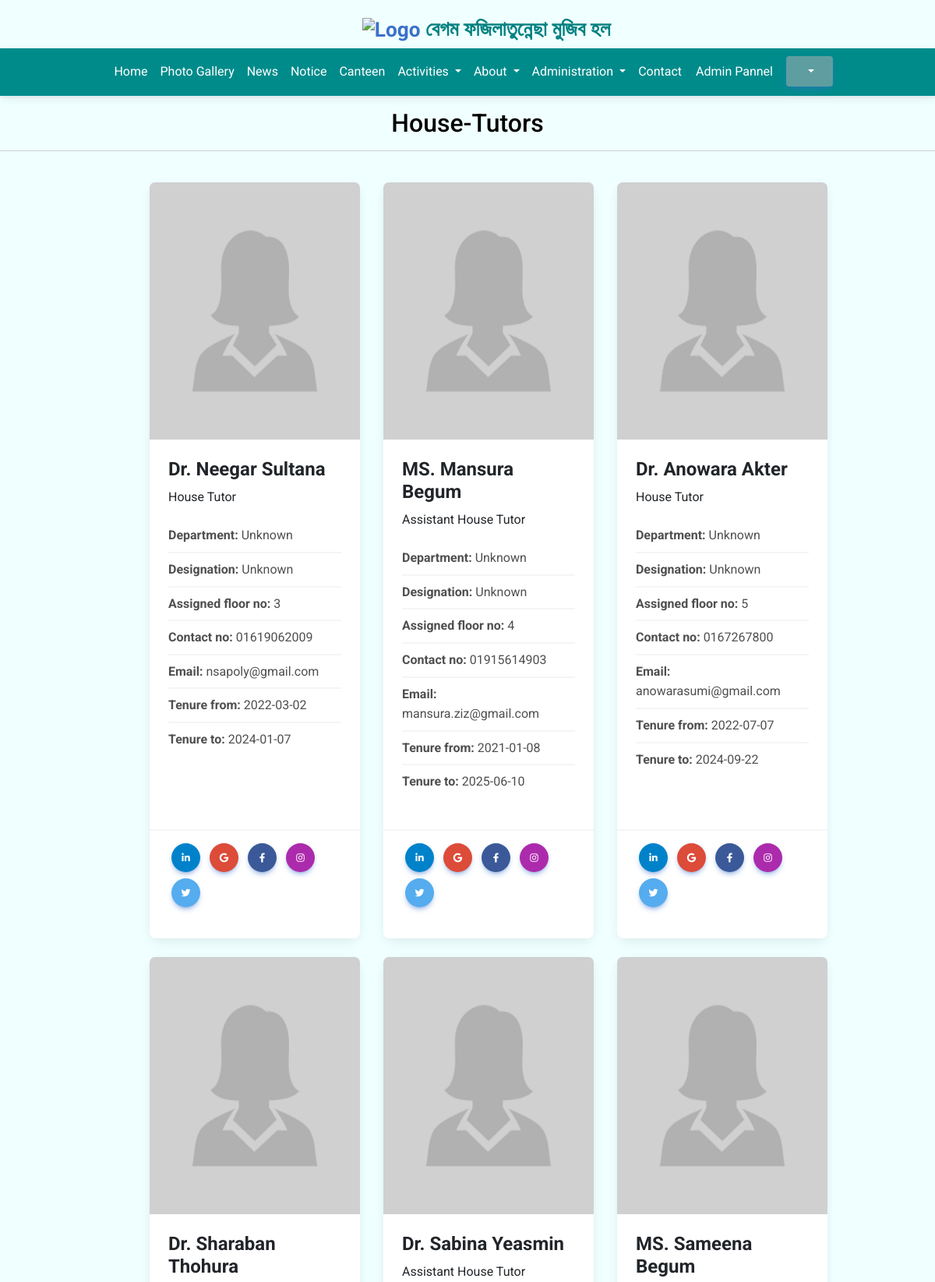
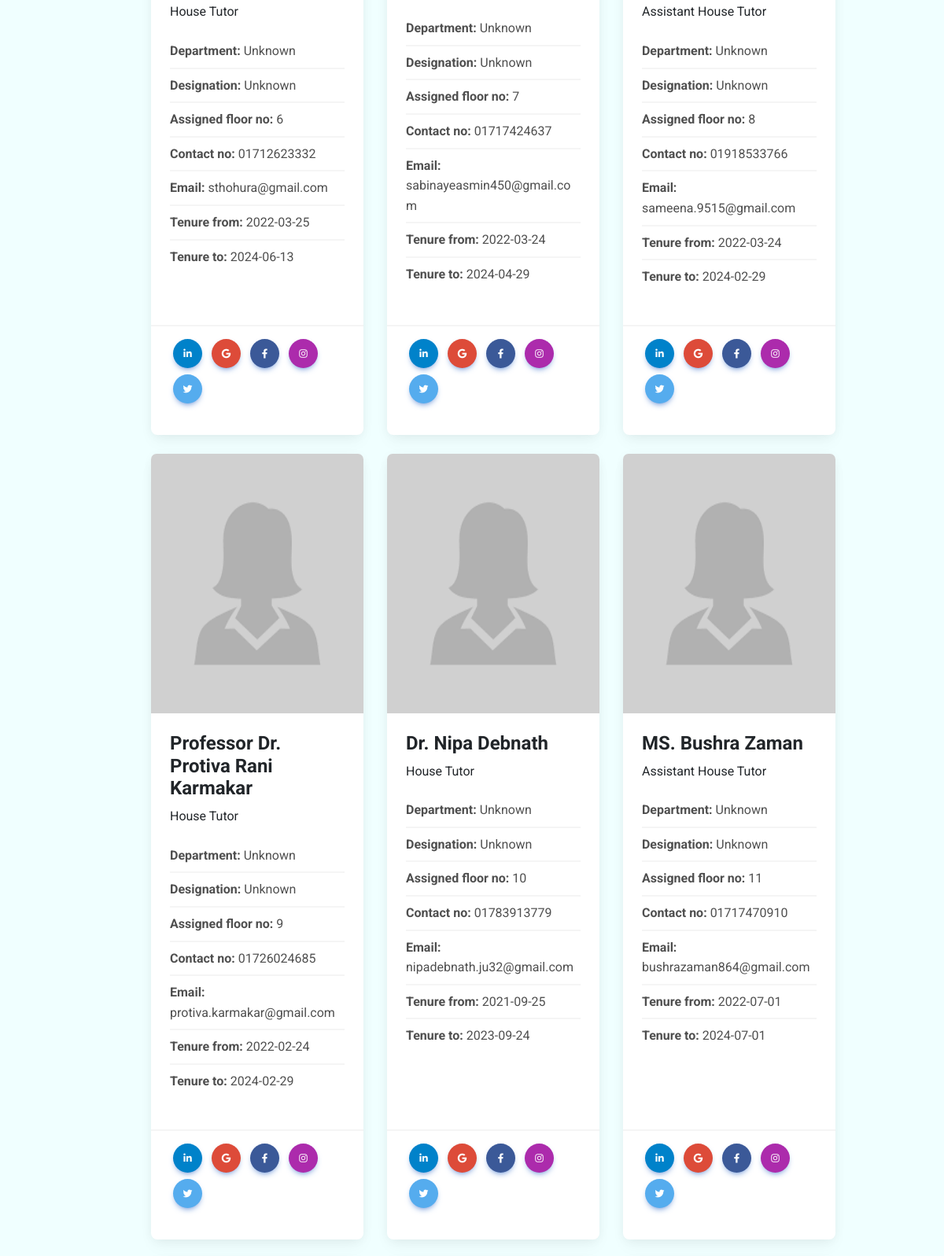
Page /current_houseTutors_for_admins.php (upper part) on the committed database (2 pictures, top to bottom).
### tables this page shows
CREATE TABLE `current_house_tutors` (
  `name` varchar(100) NOT NULL,
  `department` varchar(100) NOT NULL,
  `designation` varchar(100) NOT NULL,
  `password` varchar(200) NOT NULL,
  `roomNo` varchar(20) NOT NULL,
  `seatNo` varchar(20) NOT NULL,
  `assigned_floor_no` varchar(100) NOT NULL,
  `tenure_from` date NOT NULL,
  `tenure_to` date NOT NULL,
  `phnNo` varchar(100) NOT NULL,
  `email` varchar(100) NOT NULL,
  `image` varchar(100) NOT NULL,
  `id` varchar(30) NOT NULL,
  `serial` int(11) NOT NULL,
  `house_tutor_designation` varchar(100) NOT NULL,
  `fblink` varchar(200) DEFAULT NULL,
  `instalink` varchar(200) DEFAULT NULL,
  `linkdnlink` varchar(200) DEFAULT NULL,
  `twitterlink` varchar(200) DEFAULT NULL,
  `googleScholarlink` varchar(200) DEFAULT NULL,
  `date_of_birth` date DEFAULT NULL
);

### current_houseTutors_for_admins.php (the view, shortened to what this page needs)
<!DOCTYPE html>
<html lang="en">
<head>
    <link href="https://cdnjs.cloudflare.com/ajax/libs/font-awesome/6.0.0/css/all.min.css"rel="stylesheet"/>
    <link href="https://cdnjs.cloudflare.com/ajax/libs/mdb-ui-kit/6.3.1/mdb.min.css" rel="stylesheet"/>
    <link href="https://cdnjs.cloudflare.com/ajax/libs/font-awesome/6.0.0/css/all.min.css"rel="stylesheet"/>
    <link href="https://cdnjs.cloudflare.com/ajax/libs/mdb-ui-kit/6.3.1/mdb.min.css" rel="stylesheet"/>
</head>
<body style="background-color:azure;">
<div id="AdminHome">
<div class="headr"><?php include 'header.php' ?></div>
<div class="nv" style="align-content:center">
<?php include 'navbarAdmin.php' ?></div>
<h2 style="margin-top:1.3%;color:black;margin-bottom:1%"><center>House-Tutors</center></h2><hr>
<div class="row row-cols-1 row-cols-md-3 g-4" style="margin-left: 15%;margin-right:10%;margin-bottom:3%;margin-top:1%">
<?php
include 'db_conn.php';
$sql="SELECT * from current_house_tutors order by serial asc";
$query=mysqli_query($conn,$sql);
while($info=mysqli_fetch_array($query)){
?>
 <div class="col">
    <div class="card h-100" style="width:98%">
      <img src="<?php echo $info['image']; ?>" class="card-img-top" style="height:330px"/>
      <div class="card-body">
        <h4 class="card-title"><b><?php echo $info['name']; ?></b></h4>
        <?php echo $info['house_tutor_designation']; ?><br>
        <p class="card-text">
        <ul class="list-group list-group-light list-group-small">
          <li class="list-group-item"><b>Department: </b><?php echo $info['department']; ?></li>
          <li class="list-group-item"><b>Designation: </b><?php echo $info['designation']; ?></li>
          <li class="list-group-item"><b>Assigned floor no: </b><?php echo $info['assigned_floor_no']; ?></li>
          <li class="list-group-item"><b>Contact no: </b><?php echo $info['phnNo']; ?></li>
          <li class="list-group-item"><b>Email: </b><?php echo $info['email']; ?></li>
          <li class="list-group-item"><b>Tenure from: </b><?php echo $info['tenure_from']; ?></li>
          <li class="list-group-item"><b>Tenure to: </b><?php echo $info['tenure_to']; ?></li>
        </ul></p>
    </div>
    <div class="card-footer">
    <section class="mb-4">
      <a class="btn btn-primary btn-floating m-1" style="background-color: #0082ca" href="<?php echo $info['linkdnlink']; ?>" role="button"><i class="fab fa-linkedin-in"></i></a>
      <a class="btn btn-primary btn-floating m-1" style="background-color: #dd4b39" href="<?php echo $info['googleScholarlink']; ?>" role="button"><i class="fab fa-google"></i></a>
      <a class="btn btn-primary btn-floating m-1" style="background-color: #3b5998" href="<?php echo $info['fblink']; ?>" role="button"><i class="fab fa-facebook-f"></i></a>
      <a class="btn btn-primary btn-floating m-1" style="background-color: #ac2bac" href="<?php echo $info['instalink']; ?>" role="button"><i class="fab fa-instagram"></i></a>
      <a class="btn btn-primary btn-floating m-1" style="background-color: #55acee" href="<?php echo $info['twitterlink']; ?>"role="button"><i class="fab fa-twitter"></i></a>
    </section>
      </div>
   </div>
  </div>
<?php
}
?>
</div>
<div class="footer">
<?php include 'footer.php' ?>
         </div></div>
    </body>
</html>

### adminPannel.php (style rules this page uses)
body { font-family: "Lato", sans-serif; }

### rows in the picture
current_house_tutors: image (picture), name "Dr. Neegar Sultana", house_tutor_designation "House Tutor", department "Unknown", designation "Unknown", assigned_floor_no "3", phnNo "01619062009", email "nsapoly@gmail.com", tenure_from "2022-03-02", tenure_to "2024-01-07"
current_house_tutors: image (picture), name "MS. Mansura Begum", house_tutor_designation "Assistant House Tutor", department "Unknown", designation "Unknown", assigned_floor_no "4", phnNo "01915614903", email "mansura.ziz@gmail.com", tenure_from "2021-01-08", tenure_to "2025-06-10"
current_house_tutors: image (picture), name "Dr. Anowara Akter", house_tutor_designation "House Tutor", department "Unknown", designation "Unknown", assigned_floor_no "5", phnNo "0167267800", email "anowarasumi@gmail.com", tenure_from "2022-07-07", tenure_to "2024-09-22"
current_house_tutors: image (picture), name "Dr. Sharaban Thohura", house_tutor_designation "House Tutor", department "Unknown", designation "Unknown", assigned_floor_no "6", phnNo "01712623332", email "sthohura@gmail.com", tenure_from "2022-03-25", tenure_to "2024-06-13"
current_house_tutors: image (picture), name "Dr. Sabina Yeasmin", house_tutor_designation "Assistant House Tutor", department "Unknown", designation "Unknown", assigned_floor_no "7", phnNo "01717424637", email "sabinayeasmin450@gmail.com", tenure_from "2022-03-24", tenure_to "2024-04-29"
current_house_tutors: image (picture), name "MS. Sameena Begum", house_tutor_designation "Assistant House Tutor", department "Unknown", designation "Unknown", assigned_floor_no "8", phnNo "01918533766", email "sameena.9515@gmail.com", tenure_from "2022-03-24", tenure_to "2024-02-29"
current_house_tutors: image (picture), name "Professor Dr. Protiva Rani Karmakar", house_tutor_designation "House Tutor", department "Unknown", designation "Unknown", assigned_floor_no "9", phnNo "01726024685", email "protiva.karmakar@gmail.com", tenure_from "2022-02-24", tenure_to "2024-02-29"
current_house_tutors: image (picture), name "Dr. Nipa Debnath", house_tutor_designation "House Tutor", department "Unknown", designation "Unknown", assigned_floor_no "10", phnNo "01783913779", email "nipadebnath.ju32@gmail.com", tenure_from "2021-09-25", tenure_to "2023-09-24"
current_house_tutors: image (picture), name "MS. Bushra Zaman", house_tutor_designation "Assistant House Tutor", department "Unknown", designation "Unknown", assigned_floor_no "11", phnNo "01717470910", email "bushrazaman864@gmail.com", tenure_from "2022-07-01", tenure_to "2024-07-01"
